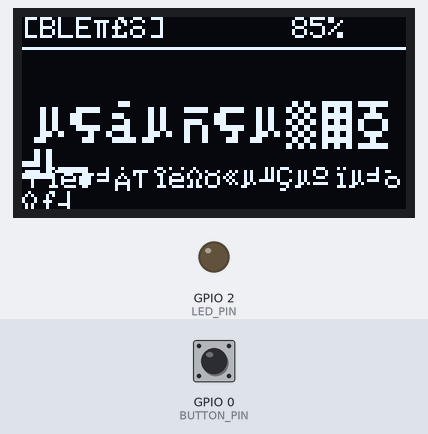
Simulated run of this sketch. Board: ESP32-S3. Shown: 128×64 one-colour display, output pins drawn as LEDs (lit = HIGH). The inputs (shaded band) are chosen by the test bench; at power-on: GPIO 0 (BUTTON_PIN) HIGH. Random numbers use the default seed unless the sketch sets one; USB keyboard and mouse output is not drawn; what the sketch prints to the serial monitor is not drawn.

Above: at 2.8 s.
2.9 s: GPIO 0 (BUTTON_PIN) pulled LOW for 0.15 s
At 3.7 s:
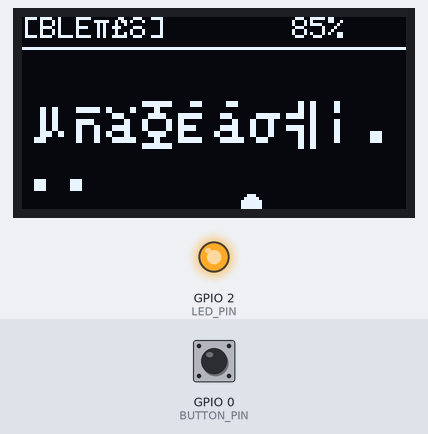
5.7 s: GPIO 0 (BUTTON_PIN) pulled LOW for 1 s
At 6.5 s:
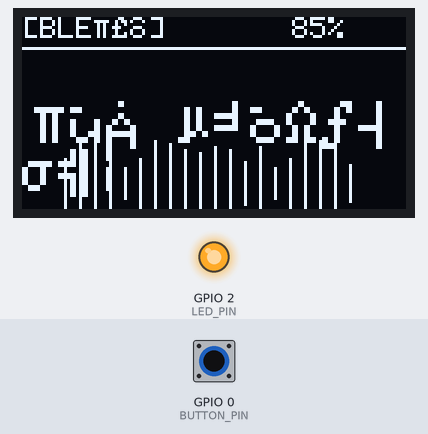
9.3 s: GPIO 0 (BUTTON_PIN) pulled LOW for 0.15 s
At 11.2 s:
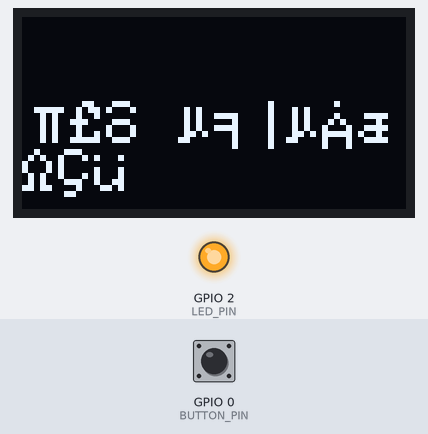
12.0 s: GPIO 0 (BUTTON_PIN) pulled LOW for 3.2 s
At 16.21 s:
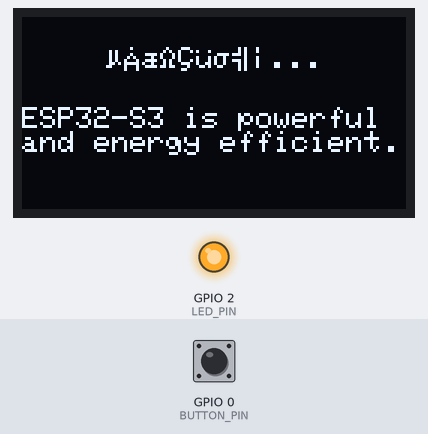
17.8 s: GPIO 0 (BUTTON_PIN) pulled LOW for 0.15 s
At 18.96 s:
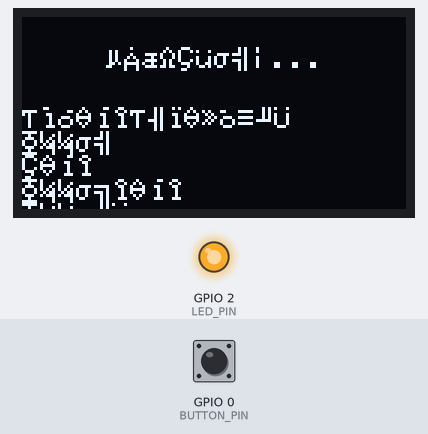
Timing chart, 0 to 21.5 s (numbered marks = the images above; inputs shaded):
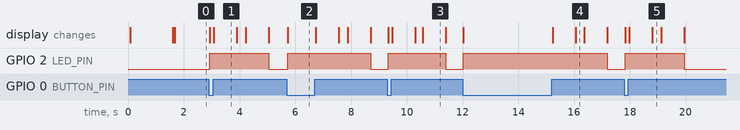

The sketch:

BTVoiceInput.ino
```cpp
/*
 * 蓝牙语音输入器 - ESP32-S3 蓝牙HID键盘验证代码
 *
 * 功能:
 * 1. 初始化BLE HID键盘设备
 * 2. 通过按键触发模拟键盘输入
 * 3. 支持发送字符串、按键组合
 * 4. 状态LED反馈
 *
 * 硬件: ESP32-S3 DevKitC-1
 * 按键: GPIO 0 (Boot键，用于测试)
 * LED: GPIO 2 (板载LED)
 */

#include <BleKeyboard.h>
#include <Wire.h>
#include <Adafruit_SSD1306.h>

// ============ 引脚定义 ============
#define BUTTON_PIN    0    // Boot键，低电平触发
#define LED_PIN       2    // 板载LED
#define I2S_SD_PIN    4    // I2S麦克风数据
#define I2S_SCK_PIN   5    // I2S麦克风时钟
#define I2S_WS_PIN    6    // I2S麦克风字选

// ============ OLED屏幕 ============
#define SCREEN_WIDTH  128
#define SCREEN_HEIGHT 64
#define OLED_RESET    -1
#define SCREEN_ADDRESS 0x3C

Adafruit_SSD1306 display(SCREEN_WIDTH, SCREEN_HEIGHT, &Wire, OLED_RESET);

// ============ 蓝牙键盘 ============
BleKeyboard bleKeyboard("语音输入器", "虾折腾", 100);

// ============ 状态变量 ============
enum DeviceState {
  STATE_INIT,       // 初始化
  STATE_PAIRING,    // 配对中
  STATE_STANDBY,    // 待机
  STATE_RECORDING,  // 录音中
  STATE_PROCESSING, // 处理中
  STATE_ERROR       // 错误
};

DeviceState currentState = STATE_INIT;
bool buttonPressed = false;
unsigned long lastDebounceTime = 0;
const unsigned long debounceDelay = 50;

// 测试用的模拟语音识别结果
const char* testPhrases[] = {
  "你好，这是蓝牙语音输入器的测试。",
  "Hello, this is a Bluetooth voice input device test.",
  "今天天气真不错！",
  "ESP32-S3 is powerful and energy efficient.",
  "换行测试：\n第一行\n第二行\n第三行"
};
int testIndex = 0;

// ============ 函数声明 ============
void updateDisplay();
void setLED(uint8_t r, uint8_t g, uint8_t b);
void handleButton();
void sendText(const char* text);
void changeState(DeviceState newState);
void drawCenteredText(const char* text, int y, int size = 1);

// ============ 初始化 ============
void setup() {
  Serial.begin(115200);
  Serial.println("\n=================================");
  Serial.println("  蓝牙语音输入器 - HID键盘验证");
  Serial.println("=================================\n");

  // 初始化引脚
  pinMode(BUTTON_PIN, INPUT_PULLUP);
  pinMode(LED_PIN, OUTPUT);
  digitalWrite(LED_PIN, LOW);

  // 初始化OLED
  Wire.setPins(8, 9);  // SDA=GPIO8, SCL=GPIO9 (ESP32-S3默认I2C)
  if(!display.begin(SSD1306_SWITCHCAPVCC, SCREEN_ADDRESS)) {
    Serial.println(F("SSD1306初始化失败"));
  }
  display.clearDisplay();
  display.setTextColor(SSD1306_WHITE);
  display.display();

  // 显示启动画面
  drawCenteredText("语音输入器", 20, 2);
  drawCenteredText("虾折腾实验室", 45, 1);
  display.display();
  delay(1500);

  // 初始化蓝牙键盘
  Serial.println("正在启动蓝牙HID键盘...");
  display.clearDisplay();
  drawCenteredText("蓝牙启动中...", 28, 1);
  display.display();

  bleKeyboard.begin();
  changeState(STATE_PAIRING);

  Serial.println("初始化完成，等待蓝牙连接...");
  Serial.println("请打开电脑蓝牙设置，搜索并连接'语音输入器'");
}

// ============ 主循环 ============
void loop() {
  // 处理按键
  handleButton();

  // 检查蓝牙连接状态
  if (bleKeyboard.isConnected()) {
    if (currentState == STATE_PAIRING) {
      changeState(STATE_STANDBY);
      Serial.println("蓝牙已连接！");
    }
  } else {
    if (currentState != STATE_PAIRING && currentState != STATE_INIT) {
      changeState(STATE_PAIRING);
      Serial.println("蓝牙已断开，等待重新连接...");
    }
  }

  // 状态机处理
  switch (currentState) {
    case STATE_PAIRING:
      // 配对中: LED快闪蓝光
      digitalWrite(LED_PIN, (millis() / 250) % 2);
      break;

    case STATE_STANDBY:
      // 待机: LED熄灭或呼吸
      digitalWrite(LED_PIN, LOW);
      break;

    case STATE_RECORDING:
      // 录音中: LED常亮
      digitalWrite(LED_PIN, HIGH);
      break;

    case STATE_PROCESSING:
      // 处理中: LED闪烁
      digitalWrite(LED_PIN, (millis() / 500) % 2);
      break;

    default:
      break;
  }

  delay(10);
}

// ============ 按键处理 ============
void handleButton() {
  int reading = digitalRead(BUTTON_PIN);

  // 按键按下 (低电平)
  if (reading == LOW && !buttonPressed) {
    if (millis() - lastDebounceTime > debounceDelay) {
      buttonPressed = true;
      lastDebounceTime = millis();

      if (currentState == STATE_STANDBY) {
        // 开始录音
        changeState(STATE_RECORDING);
        Serial.println("开始录音...");
      }
    }
  }

  // 按键释放
  if (reading == HIGH && buttonPressed) {
    if (millis() - lastDebounceTime > debounceDelay) {
      buttonPressed = false;
      lastDebounceTime = millis();

      if (currentState == STATE_RECORDING) {
        // 停止录音，开始处理
        changeState(STATE_PROCESSING);
        Serial.println("录音结束，处理中...");

        // 模拟语音识别处理
        delay(800);  // 模拟处理时间

        // 发送测试文本
        if (bleKeyboard.isConnected()) {
          const char* textToSend = testPhrases[testIndex];
          sendText(textToSend);

          testIndex = (testIndex + 1) % 5;  // 循环测试语句
          changeState(STATE_STANDBY);
        } else {
          Serial.println("蓝牙未连接！");
          changeState(STATE_ERROR);
          delay(1000);
          changeState(STATE_STANDBY);
        }
      }
    }
  }
}

// ============ 发送文字 ============
void sendText(const char* text) {
  Serial.print("发送文字: ");
  Serial.println(text);

  // 在屏幕上显示发送内容
  display.clearDisplay();
  drawCenteredText("发送中...", 10, 1);

  // 显示要发送的文字（截断以适应屏幕）
  display.setCursor(0, 30);
  display.setTextSize(1);
  String displayText = String(text);
  if (displayText.length() > 21) {
    display.println(displayText.substring(0, 21));
    display.println(displayText.substring(21, 42));
  } else {
    display.println(displayText);
  }
  display.display();

  // 通过BLE发送文字
  bleKeyboard.print(text);

  // 发送成功反馈
  delay(200);
  display.clearDisplay();
  drawCenteredText("✓ 已发送", 28, 2);
  display.display();
  delay(800);
}

// ============ 状态切换 ============
void changeState(DeviceState newState) {
  currentState = newState;
  updateDisplay();

  switch (newState) {
    case STATE_PAIRING:
      Serial.println("[状态] 配对中...");
      break;
    case STATE_STANDBY:
      Serial.println("[状态] 待机");
      break;
    case STATE_RECORDING:
      Serial.println("[状态] 录音中");
      break;
    case STATE_PROCESSING:
      Serial.println("[状态] 处理中");
      break;
    case STATE_ERROR:
      Serial.println("[状态] 错误");
      break;
    default:
      break;
  }
}

// ============ 更新屏幕显示 ============
void updateDisplay() {
  display.clearDisplay();

  // 顶部状态栏
  display.setCursor(0, 0);
  display.setTextSize(1);

  // 蓝牙状态图标
  if (bleKeyboard.isConnected()) {
    display.print("[BLE✓]");
  } else {
    display.print("[BLE○]");
  }

  // 电量（模拟）
  display.setCursor(90, 0);
  display.print("85%");

  // 分隔线
  display.drawLine(0, 10, 128, 10, SSD1306_WHITE);

  // 主内容区
  switch (currentState) {
    case STATE_PAIRING:
      drawCenteredText("等待连接", 30, 2);
      drawCenteredText("请打开蓝牙设置", 50, 1);
      break;

    case STATE_STANDBY:
      drawCenteredText("准备就绪", 28, 2);
      drawCenteredText("按住按键开始录音", 50, 1);
      break;

    case STATE_RECORDING:
      drawCenteredText("● 录音中", 28, 2);
      // 模拟波形
      for (int i = 0; i < 100; i += 5) {
        int h = random(5, 15);
        display.drawLine(14 + i, 55 - h, 14 + i, 55 + h, SSD1306_WHITE);
      }
      break;

    case STATE_PROCESSING:
      drawCenteredText("处理中...", 28, 2);
      // 转圈动画
      static int angle = 0;
      angle = (angle + 30) % 360;
      int x = 64 + 15 * cos(radians(angle));
      int y = 55 + 15 * sin(radians(angle));
      display.fillCircle(x, y, 3, SSD1306_WHITE);
      break;

    case STATE_ERROR:
      drawCenteredText("✗ 错误", 28, 2);
      drawCenteredText("请检查蓝牙连接", 50, 1);
      break;

    default:
      break;
  }

  display.display();
}

// ============ 绘制居中文字 ============
void drawCenteredText(const char* text, int y, int size) {
  display.setTextSize(size);
  int16_t x1, y1;
  uint16_t w, h;
  display.getTextBounds(text, 0, 0, &x1, &y1, &w, &h);
  display.setCursor((SCREEN_WIDTH - w) / 2, y);
  display.println(text);
}

// ============ 高级HID功能示例 ============

/*
 * 以下为扩展功能示例代码，可根据需要启用
 */

// 发送组合键 (例如 Ctrl+C)
void sendKeyCombination(uint8_t key, uint8_t modifier) {
  bleKeyboard.press(modifier);
  bleKeyboard.press(key);
  delay(100);
  bleKeyboard.releaseAll();
}

// 发送多媒体键
void sendMediaKey(uint8_t mediaKey) {
  bleKeyboard.write(mediaKey);
}

// 支持的按键常量参考
/*
 * 普通按键: KEY_LEFT_CTRL, KEY_LEFT_SHIFT, KEY_LEFT_ALT, KEY_LEFT_GUI
 *          KEY_RIGHT_CTRL, KEY_RIGHT_SHIFT, KEY_RIGHT_ALT, KEY_RIGHT_GUI
 *          KEY_UP_ARROW, KEY_DOWN_ARROW, KEY_LEFT_ARROW, KEY_RIGHT_ARROW
 *          KEY_BACKSPACE, KEY_TAB, KEY_RETURN, KEY_ESC, KEY_INSERT
 *          KEY_DELETE, KEY_PAGE_UP, KEY_PAGE_DOWN, KEY_HOME, KEY_END
 *          KEY_CAPS_LOCK, KEY_F1 ~ KEY_F12
 *
 * 多媒体键: KEY_MEDIA_PLAY_PAUSE, KEY_MEDIA_STOP
 *          KEY_MEDIA_NEXT_TRACK, KEY_MEDIA_PREVIOUS_TRACK
 *          KEY_MEDIA_VOLUME_UP, KEY_MEDIA_VOLUME_DOWN, KEY_MEDIA_MUTE
 */

// 模拟完整的语音输入流程（测试用）
void simulateVoiceInput() {
  Serial.println("\n=== 模拟语音识别流程 ===");

  // 1. 开始录音
  changeState(STATE_RECORDING);
  delay(2000);  // 模拟2秒录音

  // 2. 处理中
  changeState(STATE_PROCESSING);
  delay(1000);  // 模拟处理

  // 3. 发送结果
  sendText("这是模拟的语音识别结果。");

  changeState(STATE_STANDBY);
  Serial.println("=== 流程结束 ===\n");
}
```

Measured:
- after the input at 2.9 s, GPIO 2 (LED_PIN): LOW → HIGH at once, → LOW 2.1 s later; the display: first changes at once (image 1 shows a later state)
- after the input at 5.7 s, GPIO 2 (LED_PIN): LOW → HIGH at once, → LOW 3.0 s later; the display: changes at once (image 2)
- after the input at 9.3 s, GPIO 2 (LED_PIN): LOW → HIGH at once, → LOW 2.1 s later; the display: first changes at once (image 3 shows a later state)
- after the input at 12.0 s, GPIO 2 (LED_PIN): LOW → HIGH at once, → LOW 5.2 s later; the display: first changes at once (image 4 shows a later state)
- after the input at 17.8 s, GPIO 2 (LED_PIN): LOW → HIGH at once, → LOW 2.1 s later; the display: first changes at once (image 5 shows a later state)
- what the display in image 1 shows lasts 0.8 s, from 3.1 s to 3.9 s
